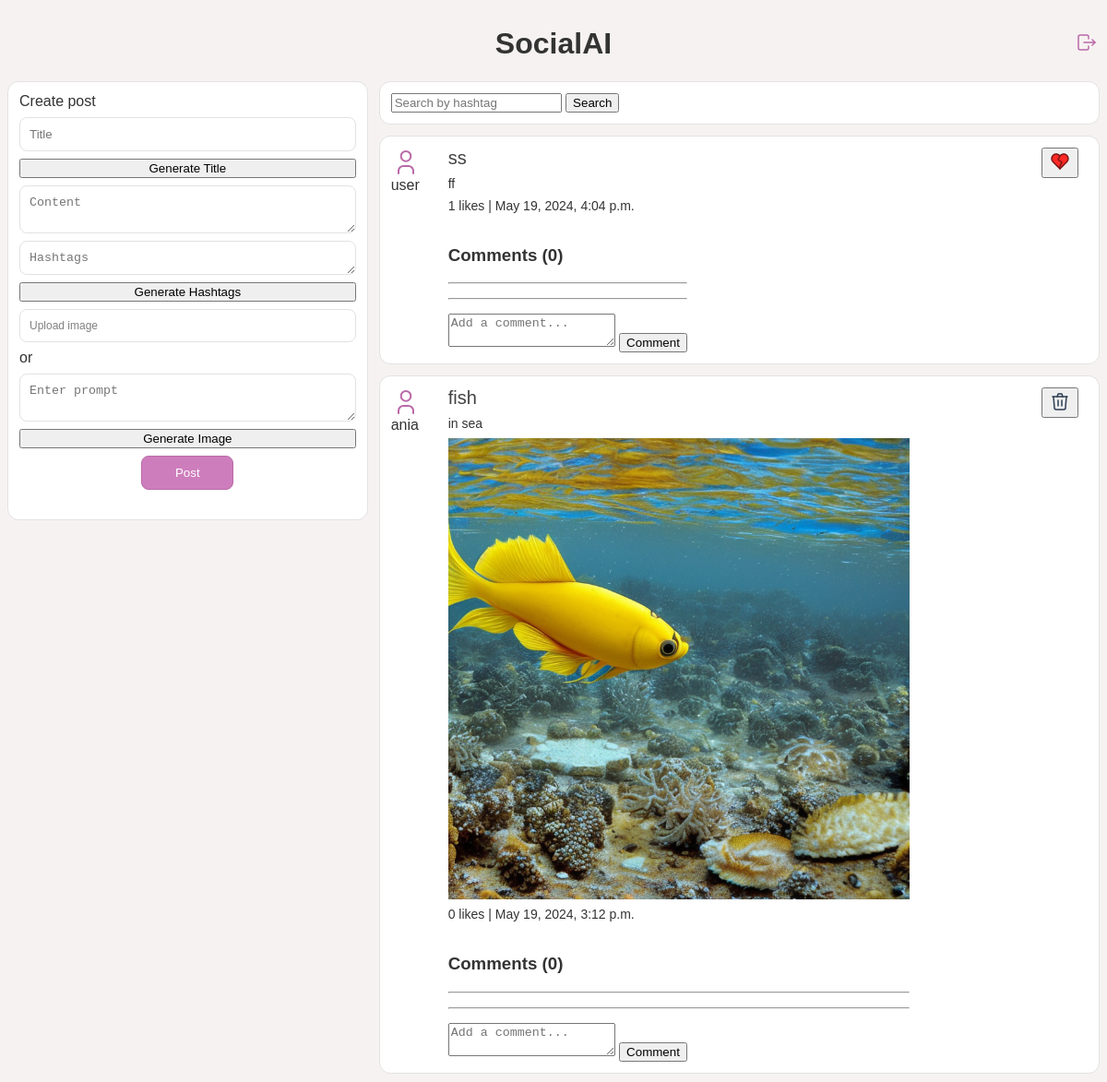
Before: /apka/ (signed in, upper part) with the older database file.
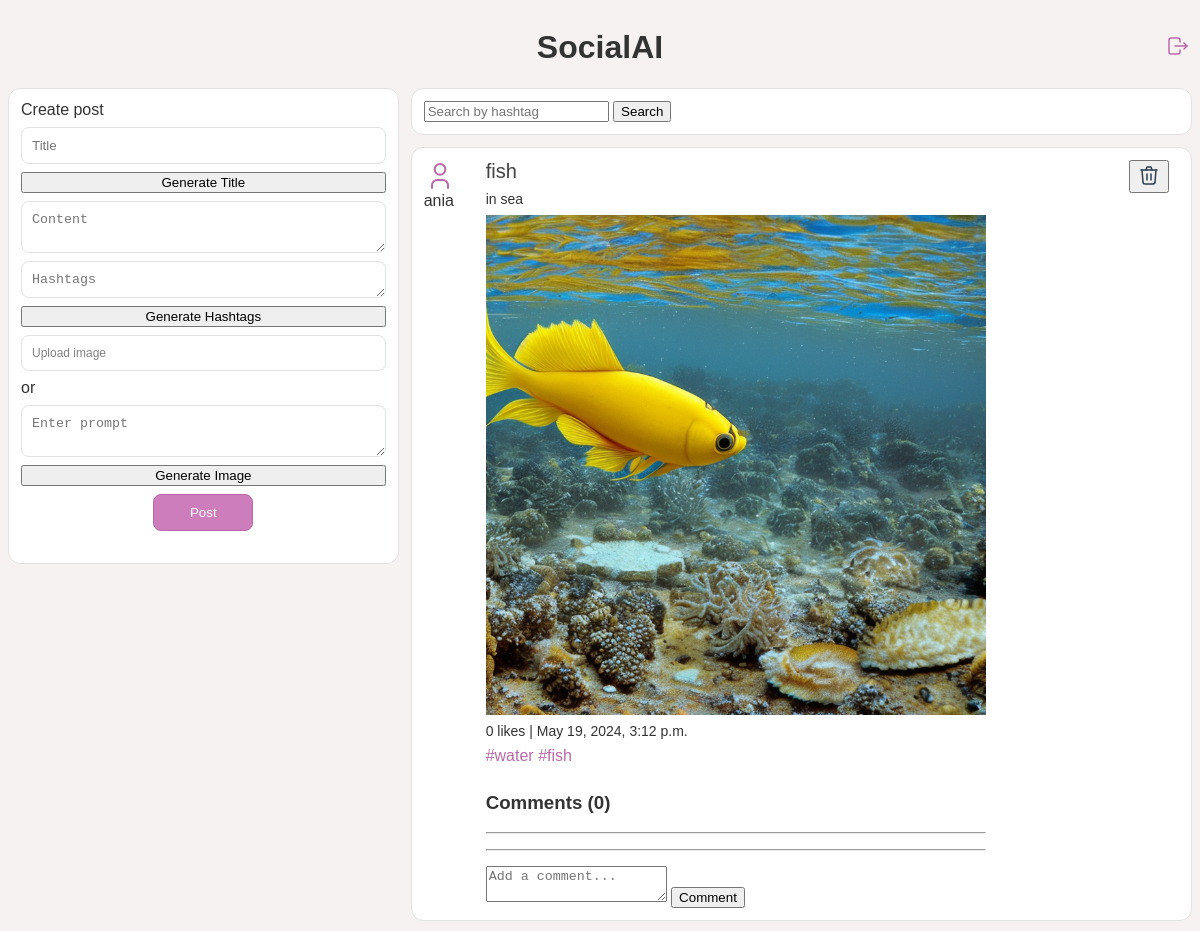
After: the same page with the newer database file.
### apka/models.py (models this page shows, shortened)
class Post(models.Model):
    title = models.CharField(max_length=300)
    content = models.TextField()
    image = models.ImageField(upload_to='posts/', null=True, blank=True)
    author = models.ForeignKey(User, on_delete=models.CASCADE)
    created_at = models.DateTimeField(auto_now_add=True)
    hashtags = models.ManyToManyField(Hashtag, related_name='posts')
    @property
    def likes_count(self):
        return Like.objects.filter(post=self).count()
    def get_hashtags(self):
        return self.hashtags.all()

class Hashtag(models.Model):
    name = models.CharField(max_length=50, unique=True)

### apka/views.py (the view, shortened to what this page needs)
# urls.py: path('', views.index, name='index'),
def index(request):
    if 'sessionid' not in request.COOKIES:
        return redirect('logout')
    user = request.user
    generated_image_url = request.session.pop('generated_image_url', None)
    if request.method == 'GET':
        query = request.GET.get('q')
        if query:
            posts = Post.search_by_hashtag(query).order_by('-created_at')
        else:
            posts = Post.objects.all().order_by('-created_at')
        return render(request, 'apka/index.html', {'posts': posts})

### apka/templatetags/custom_filters.py (called while the page is built)
@register.filter
def is_liked_by_user(post, user):
    return Like.objects.filter(post=post, user=user).exists()

### apka/templates/apka/index.html (shortened to what this page needs)
{% load static %}
{% load custom_filters %}
<!DOCTYPE html>
<html lang="en">
<head>
    <link rel="stylesheet" type="text/css" href="{% static 'apka/styles.css' %}">
</head>
<body>
    <div class="navbar">
        <h1>SocialAI</h1>
        <a class="right" href="{% url 'logout' %}">
        </a>
    </div>
    <div class="main">
        <div class="container create_post" id="create_post_container">
            Create post
            <form class="form" method="POST" enctype="multipart/form-data">
                <input class="form_title" type="text" id="id_title" name="title" placeholder="Title">
                <button type="button" onclick="generateTitle()">Generate Title</button>
                <textarea class="form_content" id="id_content" name="content" rows="2" placeholder="Content"></textarea>
                <textarea class="form_content" id="id_hashtags" name="hashtags" rows="1" placeholder="Hashtags"></textarea>
                <button type="button" onclick="generateHashtags()">Generate Hashtags</button>
                <label for="id_image" class="form_image">
                    Upload image
                </label>
                <span>or</span>
                <textarea class="form_content" id="textInput" placeholder="Enter prompt"></textarea>
                <button type="button" onclick="generateImage()">Generate Image</button>
                <button class="form_button" type="submit">Post</button>
            </form>
        </div>
        <div class="posts">
            <div class="container">
                <form action="" method="GET">
                    <input type="text" name="q" placeholder="Search by hashtag">
                    <button type="submit">Search</button>
                </form>
            </div>
            {% for post in posts %}
                <div class="container">
                    <div class="post">
                        <div>
                            <span class="author">
                                {{ post.author }}
                            </span>
                        </div>
                        <div class="post_content">
                            <span class="title">{{ post.title }}</span>
                            <span class="content">{{ post.content }}</span>
                            {% if post.image %}
                            <img id="post_image" src="{{ post.image.url }}" alt="Post Image">
                            {% endif %}
                            <span class="content">{{ post.likes_count }} likes | {{ post.created_at }}</span>
                            <span class="hashtag">
                                {% for hashtag in post.get_hashtags %}
                                    #{{ hashtag.name }}
                                {% endfor %}
                            </span>
                            <div class="comments">
                                <h3>Comments ({{ post.comments.count }})</h3>
                                <hr>
                                <hr>
                                <form method="POST" action="{% url 'add_comment' post.id %}">
                                    <textarea name="content" rows="2" placeholder="Add a comment..."></textarea>
                                    <button type="submit">Comment</button>
                                </form>
                            </div>
                        </div>
                        {% if post.author == user %}
                            <div class="right">
                                <form method="POST" action="{% url 'delete_post' post.id %}">
                                    <button type="submit" class="delete_button">
                                    </button>
                                </form>
                            </div>
                        {% endif %}
                        {% if post.author != user %}
                            <div class="right">
                                <form action="{% url 'like_post' post.id %}" method="post">
                                    <button type="submit">
                                    </button>
                                </form>
                            </div>
                        {% endif %}
                    </div>
                </div>
            {% endfor %}
        </div>
    </div>
</body>
</html>

### apka/static/apka/styles.css (style rules this page uses)
body { font-family: Arial, sans-serif; background-color: #f7f2f2; color: #333; }
.navbar { width: 100%; display: flex; align-items: center; text-align: center; justify-content: center; }
.main { display: grid; grid-template-columns: 1fr 2fr; grid-gap: 12px; max-width: 1200px; margin: auto; }
.container { display: flex; border-radius: 12px; border: 1px solid rgb(226, 226, 226); background-color: white; flex-direction: column; padding: 12px; gap: 8px; margin-bottom: 12px; }
.post { display: flex; flex-direction: row; position: relative; }
.right { position: absolute; right: 10px; }
.post_content { display: flex; flex-direction: column; margin-left: 30px; text-align: left; gap: 8px; margin-right: 50px; }
.author { display: flex; flex-direction: column; }
.create_post { height: 450px; }
.hashtag { color: #b969a8; }
#post_image { max-width: 500px; height: auto; object-fit: contain; margin: 0 auto; }
.title { font-size: 20px; font-weight: 500; color: rgb(66, 66, 66); }
.content { font-size: 14px; clear: rgb(66, 66, 66); }
.form { display: flex; flex-direction: column; gap: 8px; }
.form_title { border: 1px solid rgb(226, 226, 226); border-radius: 8px; padding: 10px; }
.form_content { border-radius: 8px; border: 1px solid rgb(226, 226, 226); padding: 10px; }
.form_image { border-radius: 8px; border: 1px solid rgb(226, 226, 226); padding: 10px; cursor: pointer; font-size: 12px; color: gray; }
.form_button { background-color: #ce7dbc; color: white; padding: 10px 20px; border: 1px solid #b969a8; border-radius: 8px; cursor: pointer; width: 100px; margin: 0 auto; }
.comments hr { margin: 15px 0; }

Changed rows visible on the page:
removed Post: author "user", title "ss", content "ff", likes_count "1", created_at "May 19, 2024, 4:04 p.m.", comments.count "0"
added Hashtag: name "water"
added Hashtag: name "fish"
